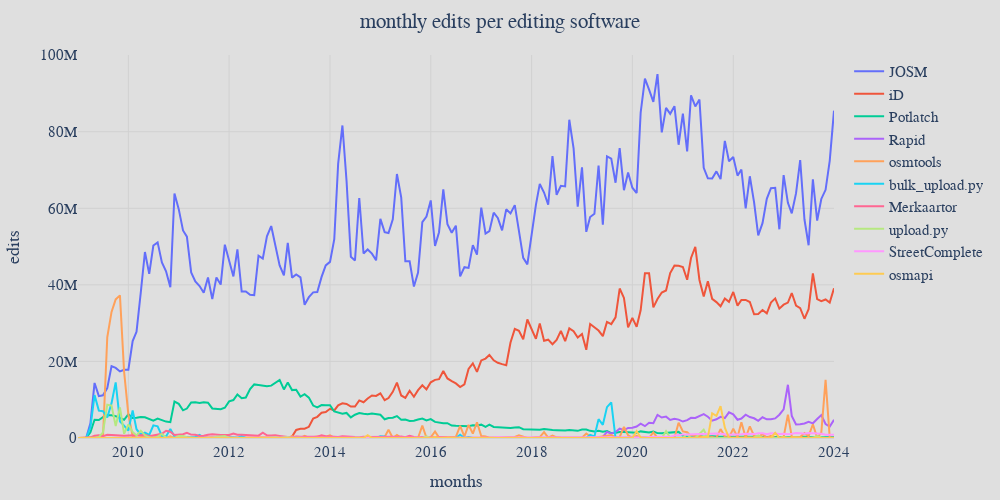

Write notebook code for a chart like this one.
### Code cell
plot_config = util.get_plot_config("created_by_top_10_edit_count_monthly", "monthly edits per editing software", y_unit="edits")
util.save_plot_config(plot_config)
util.show_plot(plot_config)

### Figure 1 — Plotly figure (JSON) as saved in the notebook; plotly's stock layout.template omitted (floating-point values rounded to 4 significant figures; data arrays with more than 128 entries replaced by an {"elided": "..."} marker saying what was removed)
{"data": [{"hovertemplate": "%{x}<br>%{y:,} edits", "mode": "lines", "name": "JOSM", "type": "scatter", "x": {"elided": "181 str values"}, "y": {"elided": "181 int values"}}, {"hovertemplate": "%{x}<br>%{y:,} edits", "mode": "lines", "name": "iD", "type": "scatter", "x": {"elided": "181 str values"}, "y": {"elided": "181 int values"}}, {"hovertemplate": "%{x}<br>%{y:,} edits", "mode": "lines", "name": "Potlatch", "type": "scatter", "x": {"elided": "181 str values"}, "y": {"elided": "181 int values"}}, {"hovertemplate": "%{x}<br>%{y:,} edits", "mode": "lines", "name": "Rapid", "type": "scatter", "x": {"elided": "181 str values"}, "y": {"elided": "181 int values"}}, {"hovertemplate": "%{x}<br>%{y:,} edits", "mode": "lines", "name": "osmtools", "type": "scatter", "x": {"elided": "181 str values"}, "y": {"elided": "181 int values"}}, {"hovertemplate": "%{x}<br>%{y:,} edits", "mode": "lines", "name": "bulk_upload.py", "type": "scatter", "x": {"elided": "181 str values"}, "y": {"elided": "181 int values"}}, {"hovertemplate": "%{x}<br>%{y:,} edits", "mode": "lines", "name": "Merkaartor", "type": "scatter", "x": {"elided": "181 str values"}, "y": {"elided": "181 int values"}}, {"hovertemplate": "%{x}<br>%{y:,} edits", "mode": "lines", "name": "upload.py", "type": "scatter", "x": {"elided": "181 str values"}, "y": {"elided": "181 int values"}}, {"hovertemplate": "%{x}<br>%{y:,} edits", "mode": "lines", "name": "StreetComplete", "type": "scatter", "x": {"elided": "181 str values"}, "y": {"elided": "181 int values"}}, {"hovertemplate": "%{x}<br>%{y:,} edits", "mode": "lines", "name": "osmapi", "type": "scatter", "x": {"elided": "181 str values"}, "y": {"elided": "181 int values"}}], "layout": {"autosize": false, "font": {"family": "Times", "size": 15}, "height": 500, "margin": {"b": 55, "l": 55, "r": 55, "t": 55}, "paper_bgcolor": "#dfdfdf", "plot_bgcolor": "#dfdfdf", "title": {"text": "monthly edits per editing software", "x": 0.5, "xanchor": "center"}, "width": 1000, "xaxis": {"gridcolor": "#d1d1d1", "linecolor": "#d1d1d1", "title": {"text": "months"}}, "yaxis": {"gridcolor": "#d1d1d1", "rangemode": "tozero", "title": {"text": "edits"}}}}
